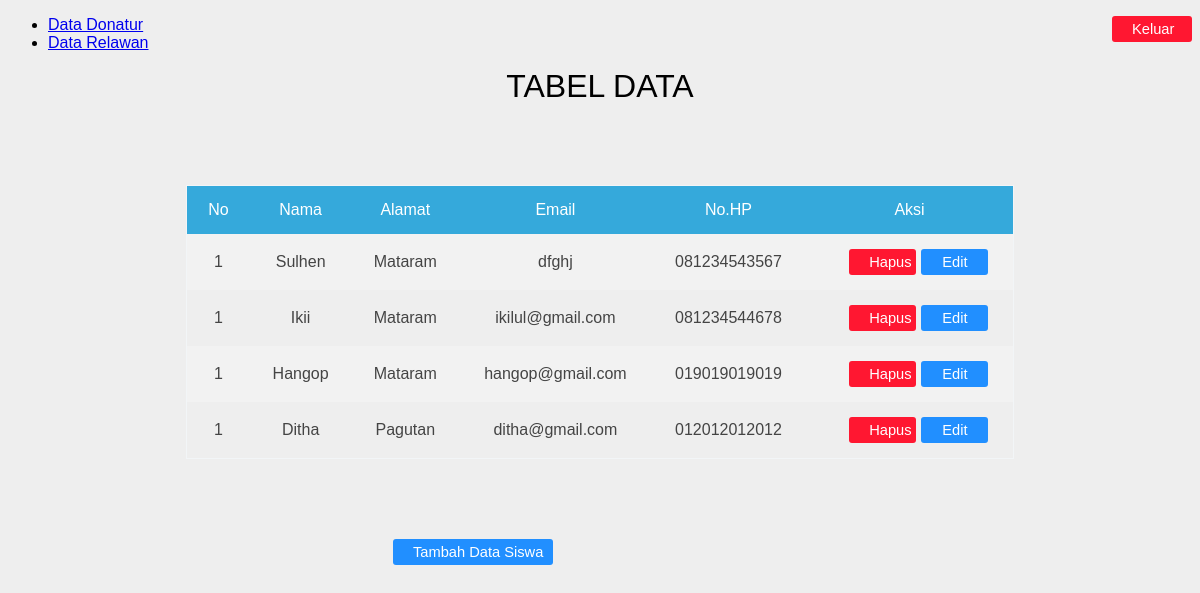
Screenshot of /VIEW/admin_data_donatur.php with the database file from the repository.
### tables this page shows
CREATE TABLE `donatur` (
  `id` int(100) NOT NULL,
  `nama_don` char(20) NOT NULL,
  `alamat_don` text NOT NULL,
  `email_don` char(30) NOT NULL,
  `pass_don` varchar(10) DEFAULT NULL,
  `nohp_don` bigint(12) UNSIGNED ZEROFILL DEFAULT NULL
);

### VIEW/admin_data_donatur.php (the view, shortened to what this page needs)
<?php
	include '../MODEL/koneksi_db.php';
	$perintah="SELECT nama_don, alamat_don, email_don, nohp_don FROM donatur";
	$result=mysqli_query($conn, $perintah);
?>
<!DOCTYPE html>
<html>
<head>
	<link rel="stylesheet" type="text/css" href="CSS/table_style.css">
	<link rel="stylesheet" type="text/css" href="CSS/style1.css">
</head>
<body>
	<form class="logout" method="POST" action="../CONTROLLER/logout.php">
		<input type="submit" name="logout" class="red" value="Keluar">
	</form>
		<ul>
		<li><a href="admin_data_donatur.php">Data Donatur</a></li>
		<li><a href="admin_data_relawan.php">Data Relawan</a></li>
	</ul>
	<h1>TABEL DATA</h1>
	<table class="table1">
		<tr>
			<th>No</th>
			<th>Nama</th>
			<th>Alamat</th>
			<th>Email</th>
			<th>No.HP</th>
			<th id="#lol">Aksi</th>
		</tr>
		<?php while ($data = mysqli_fetch_assoc($result)) : ?>
		<tr>
			<td>1</td>
			<td><?= $data['nama_don'] ?></td>
			<td><?= $data['alamat_don'] ?></td>
			<td><?= $data['email_don'] ?></td>
			<td><?= $data['nohp_don'] ?></td>
			<td>
				<form class="formSiswa" method="POST" action="../CONTROLLER/aksi.php">
					<input type="submit" name="edit_don" class="blue" value="Edit">
					<input type="submit" name="hapus" class="red" value="Hapus">
				</form>
			</td>
		</tr>
		<?php endwhile ; ?>
	</table>
	<form class="kotak" action="admin_tambah_don.php">
		<input type="submit" name="tambah" class="blue" value="Tambah Data Siswa">
	</form>
</body>
</html>

### ASSETS/CSS/table_style.css (style rules this page uses)
.table1 { font-family: sans-serif; color: #444; border-collapse: collapse; width: 70%; border: 1px solid #f2f5f7; margin: 80px auto; }
.table1 tr th { background: #35A9DB; color: #fff; font-weight: normal; }
.table1, th, td { padding: 15px 20px; text-align: center; }
.table1 tr:nth-child(even) { background-color: #f2f2f2; }
.kotak { width: 400px; margin: auto 150px; background: green; border: 2px; }
.blue { text-decoration: none; background: #218fff; color: white; font-size: 11pt; width: 40%; float: right; margin: 0px 5px; border: none; border-radius: 3px; padding: 5px 20px; }
.formSiswa { clear: both; }

### ASSETS/CSS/style1.css (style rules this page uses)
body { font-family: sans-serif; background: #eeeeee; }
h1 { text-align: center; font-weight: 300; width: 20%; margin: 0px auto; }
.logout { clear: all; float: right; width: 200px; }
.red { text-decoration: none; background: #ff1731; color: white; font-size: 11pt; width: 40%; float: right; border: none; border-radius: 3px; padding: 5px 20px; }

### rows the page displays
donatur: nama_don "Sulhen", alamat_don "Mataram", email_don "dfghj", nohp_don "081234543567"
donatur: nama_don "Ikii", alamat_don "Mataram", email_don "ikilul@gmail.com", nohp_don "081234544678"
donatur: nama_don "Hangop", alamat_don "Mataram", email_don "hangop@gmail.com", nohp_don "019019019019"
donatur: nama_don "Ditha", alamat_don "Pagutan", email_don "ditha@gmail.com", nohp_don "012012012012"
